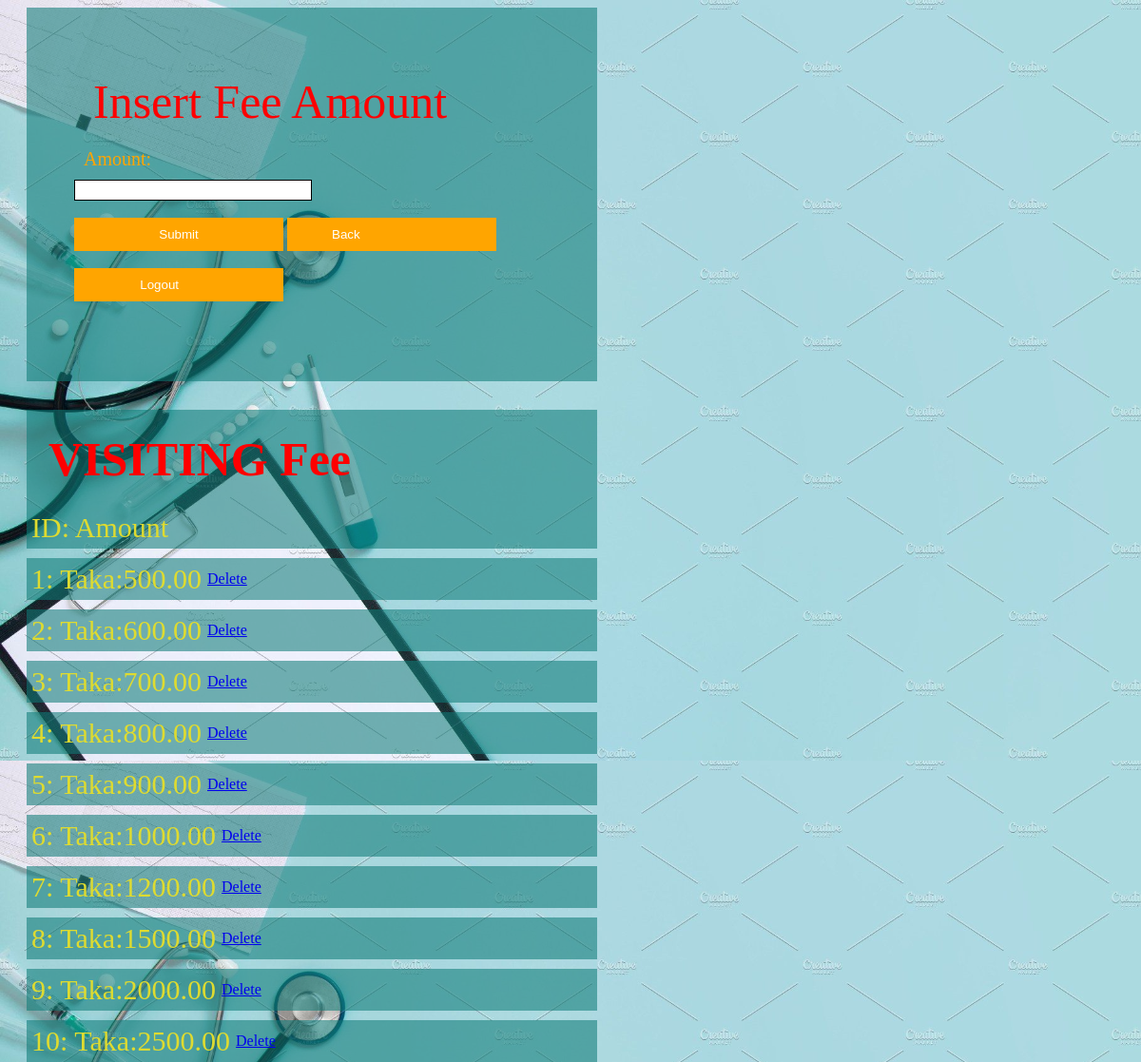
The app's page /f_index.php (signed in) with its own data.
### tables this page shows
CREATE TABLE `visit_fee` (
  `id` int(100) NOT NULL,
  `amount` decimal(8,2) DEFAULT NULL
);

### f_index.php (the view, shortened to what this page needs)
<?php
	include("connection.php");
echo'<div id="box">
		<form method="post">
			<div style="font-size: 50px;margin: 20px;color: red;">Insert Fee Amount</div>
			<div style="font-size: 20px;margin: 10px;color: orange;">Amount: </div><input id="text" type="text" name="amount"><br><br>
			<input id="button" type="submit" value="Submit">
			<a href="admin_profile.php"><input id="button" value="          Back"></a><br><br>
	<a href="logout.php"><input id="button" value="                Logout"></a><br><br>
		</form>
	</div>';
$query = "select * from visit_fee";
		$result = mysqli_query($con,$query);
		if($result && mysqli_num_rows($result) > 0)
		{
		echo '<div id="bx"><table>
       <tr><th><div style="font-size: 50px;margin: 20px;color: red;">VISITING Fee</div></th></tr>
	   <tr><td><div style="font-size: 30px;margin: 2px;color: #DEDB30;">ID: Amount</div></td></tr>
    </table>	</div>';
while($row = $result->fetch_assoc()) {
 $p=$row["id"];
 $q=$row["amount"];
echo '<div id="b"><table>
       <tr><td><div style="font-size: 30px;margin: 2px;color: #DEDB30;">'.$p.': Taka:'.$q.'</td><td><a href="admin_fee_delete.php/?id='.$p.'">Delete</a></div></td></tr>
    </table></div>';
}
		}
?>
<!DOCTYPE html>
<html>
<head>
</head>
<body>
</body>
</html>

### f_index.php (style rules this page uses)
html, body { height: 100%; }
body { background-image: url(35956.jpg); background-repeat: repeat; background-size: 100% 100%; }
#text { height: 10px; border-radius: 0px; padding: 10px; border: solid thin black; width: 50%; }
#button { padding: 10px; width: 220px; color: white; background-color: orange; border: none; }
#box { background-color: #0E7B7790 ; width: 500px; padding: 50px; margin-top:5px; margin-left:20px; }
#b { background-color: #0E7B7790 ; margin: auto; width: 600px; padding: 0px; margin-top:10px; margin-left:20px; }
#bx { background-color: #0E7B7790 ; margin: auto; width: 600px; padding: 0px; margin-top:30px; margin-left:20px; }

### records on screen
visit_fee: id "1", amount "500.00"
visit_fee: id "2", amount "600.00"
visit_fee: id "3", amount "700.00"
visit_fee: id "4", amount "800.00"
visit_fee: id "5", amount "900.00"
visit_fee: id "6", amount "1000.00"
visit_fee: id "7", amount "1200.00"
visit_fee: id "8", amount "1500.00"
visit_fee: id "9", amount "2000.00"
visit_fee: id "10", amount "2500.00"
